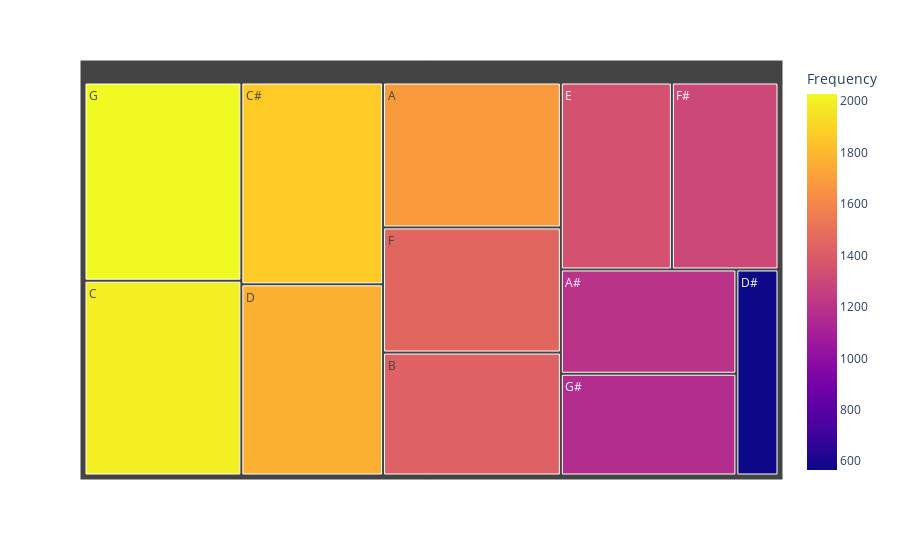

Notebook code cell kept with this figure:
### Code cell
px.treemap(data_frame=freqKey, path=['Key'], values='Frequency', color='Frequency')

### Figure 1 — Plotly figure (JSON) as saved in the notebook; plotly's stock layout.template omitted (floating-point values rounded to 4 significant figures)
{"data": [{"branchvalues": "total", "customdata": [[1681], [1194], [1426], [1993], [1865], [1767], [566], [1354], [1451], [1300], [2028], [1165]], "domain": {"x": [0, 1], "y": [0, 1]}, "hovertemplate": "labels=%{label}<br>Frequency_sum=%{value}<br>parent=%{parent}<br>id=%{id}<br>Frequency=%{color}<extra></extra>", "ids": ["A", "A#", "B", "C", "C#", "D", "D#", "E", "F", "F#", "G", "G#"], "labels": ["A", "A#", "B", "C", "C#", "D", "D#", "E", "F", "F#", "G", "G#"], "marker": {"coloraxis": "coloraxis", "colors": [1681, 1194, 1426, 1993, 1865, 1767, 566, 1354, 1451, 1300, 2028, 1165]}, "name": "", "parents": ["", "", "", "", "", "", "", "", "", "", "", ""], "type": "treemap", "values": [1681, 1194, 1426, 1993, 1865, 1767, 566, 1354, 1451, 1300, 2028, 1165]}], "layout": {"coloraxis": {"colorbar": {"title": {"text": "Frequency"}}, "colorscale": [[0, "#0d0887"], [0.1111, "#46039f"], [0.2222, "#7201a8"], [0.3333, "#9c179e"], [0.4444, "#bd3786"], [0.5556, "#d8576b"], [0.6667, "#ed7953"], [0.7778, "#fb9f3a"], [0.8889, "#fdca26"], [1, "#f0f921"]]}, "legend": {"tracegroupgap": 0}, "margin": {"t": 60}}}
